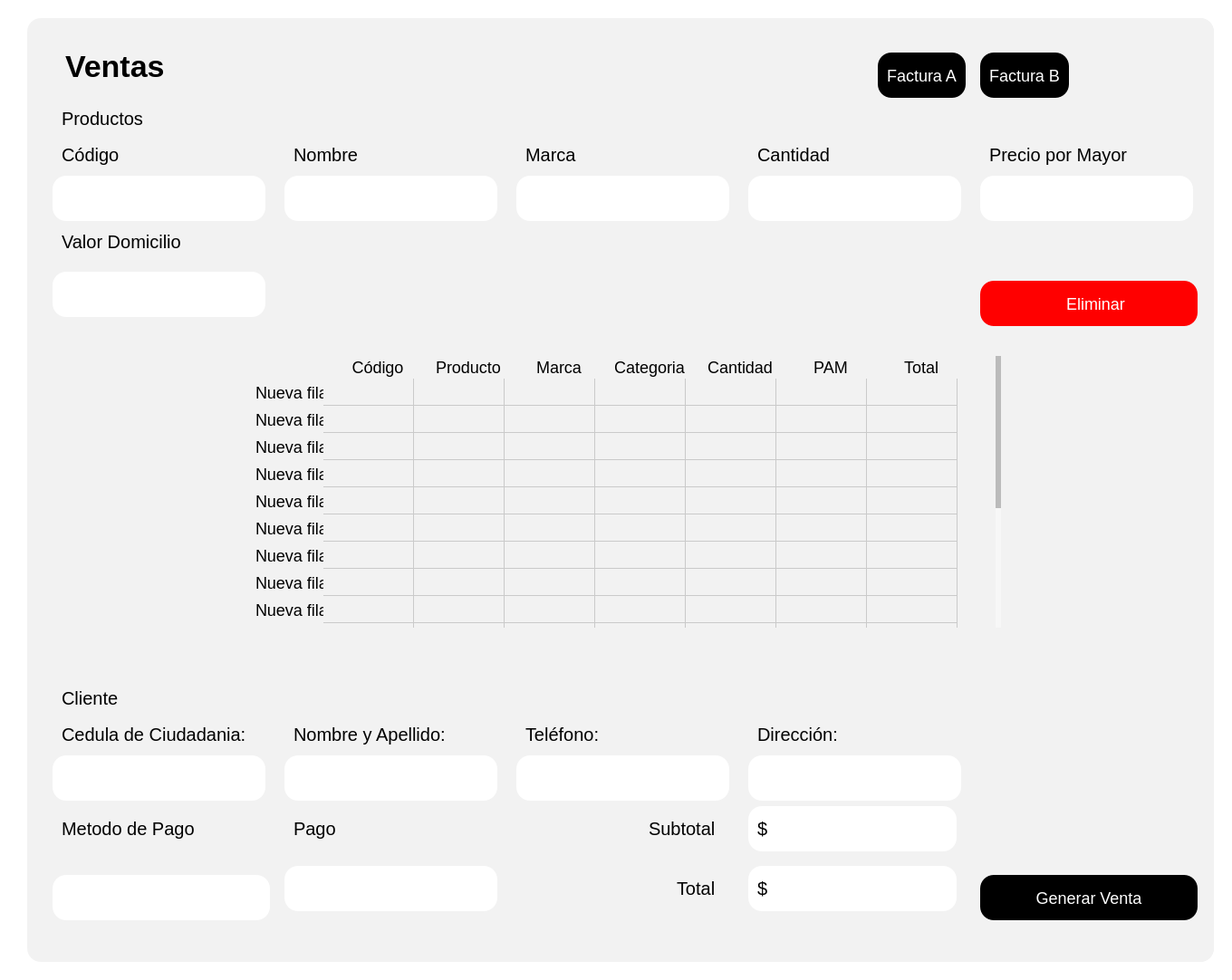
<?xml version="1.0" encoding="UTF-8"?>
<ui version="4.0">
 <class>Form</class>
 <widget class="QWidget" name="Form">
  <property name="geometry">
   <rect>
    <x>0</x>
    <y>0</y>
    <width>1358</width>
    <height>1082</height>
   </rect>
  </property>
  <property name="windowTitle">
   <string>Form</string>
  </property>
  <property name="styleSheet">
   <string notr="true">background-color: rgb(255, 255, 255);
</string>
  </property>
  <layout class="QHBoxLayout" name="horizontalLayout">
   <item>
    <widget class="QWidget" name="Contenedor" native="true">
     <property name="styleSheet">
      <string notr="true">
QPushButton {
    background-color: black; /* Fondo blanco */
    border: none; /* Sin borde ni decoración inicial */
    color:  white; /* Color del texto */
    border-radius: 15px; /* Bordes circulares */
    padding: 5px 10px; /* Espaciado interno para mejor apariencia */
	height: 40px; /* Altura del botón */
    text-align: center; /* Alinea el texto del botón a la izquierda */
    font-size: 18px; /* Tamaño de fuente */
	margin-top:20px;
}

QPushButton:hover {
    background-color: rgb(106, 106, 106); /* Gris claro al pasar el mouse */
    cursor: pointer; /* Cursor de mano al pasar sobre el botón */
}

QToolButton {
    background-color: white; /* Fondo blanco */
    border: none; /* Sin borde ni decoración inicial */
    color:  rgb(50, 50, 50); /* Color del texto */
    border-radius: 15px; /* Bordes circulares */
    padding: 5px 10px; /* Espaciado interno para mejor apariencia */
	height: 40px; /* Altura del botón */
    text-align: left; /* Alinea el texto del botón a la izquierda */
    font-size: 18px; /* Tamaño de fuente */
    cursor: pointer;
}

QToolButton:hover {
    background-color: #f2f2f2; /* Gris claro al pasar el mouse */
    cursor: pointer;
}
QLineEdit {
    background-color: rgb(255, 255, 255); /* Fondo blanco */
    border: none; /* Sin bordes visibles */
    padding: 4px; /* Espaciado interno entre el texto y los bordes */
    margin-right: 5px; /* Espaciado externo solo a la derecha */
    border-radius: 10px; /* Bordes redondeados */
    color: black; /* Texto negro */
    text-align: left; /* Texto alineado a la izquierda */
    font-size: 18px; /* Tamaño del texto */
}

/* Cuando el QLineEdit está enfocado (se está escribiendo) */
QLineEdit:focus {
    background-color: rgb(230, 230, 250); /* Color de fondo cuando el campo está activo */
    border: 1px solid rgb(0, 0, 0); /* Borde negro al estar activo */
}

QLabel {
    font-size: 20px; /* Tamaño de fuente */
    color:  black; /* Color del texto */
    margin-right: 10px; /* Espaciado a la derecha */
    padding: 5px; /* Espaciado interno */
    text-align: left; /* Alineación del texto a la izquierda */
}
QTableWidget {
    border: none;
    background-color: #ffffff; /* Fondo blanco para la tabla */
    box-shadow: 0 4px 8px rgba(0, 0, 0, 0.1); /* Sombra suave alrededor de la tabla */
}

QTableWidget::item {
    background-color: #f2f2f2; 
    border: none; 
    transition: background-color 0.3s ease; /* Suavizado de transición de color de fondo */
    pointer-events: none; /* Desactiva la interacción con las celdas (como editar) */
}

QTableWidget::item:selected {
    background-color: #aad4ff; /* Color azul claro para celdas seleccionadas */
    color: black; /* Texto negro para celdas seleccionadas */
}

QTableWidget::item:hover {
    background-color: #e6e6e6; /* Color de fondo al pasar el cursor sobre las celdas */
}

QHeaderView::section {
    border: none; 
    background-color: #f2f2f2; 
    font-weight: normal; /* No negritas */
    text-align: center; /* Centrado del texto en los encabezados */
    box-shadow: 0 2px 4px rgba(0, 0, 0, 0.1); /* Sombra suave para los encabezados */
}

QHeaderView::section:focus {
    background-color: #f2f2f2; /* Sin color de fondo cuando está en foco */
    border: none; /* Sin borde cuando está en foco */
}

QTableWidget::item:focus {
    border: none; /* Sin borde cuando las celdas tienen el foco */
    background-color: #f2f2f2; /* Mantener el fondo sin color azul */
}

QTableCornerButton::section {
    background-color: #f2f2f2; 
    border: none; 
}

QTableWidget::verticalHeader {
    background-color: #f2f2f2;
    border: none;
    font-weight: normal; /* No negritas */
}

QTableWidget::item:hover {
    background-color: #e6e6e6; /* Color de fondo al pasar el cursor sobre las celdas */
}

/* Personalización de la barra de desplazamiento */
QScrollBar:vertical {
    border: none;
    background: #f7f7f7; /* Fondo de la barra */
    width: 8px; /* Barra más delgada */
    border-radius: 4px; /* Bordes más redondeados */
}

QScrollBar::handle:vertical {
    background: #bbb; /* Fondo del control deslizante */
    min-height: 20px; /* Control deslizante más delgado */
    border-radius: 4px; /* Bordes redondeados */
    transition: background-color 0.3s ease; /* Transición suave para el cambio de color */
}

QScrollBar::handle:vertical:hover {
    background: #888; /* Color más oscuro cuando el control deslizante está siendo desplazado */
}

QScrollBar::add-line:vertical, QScrollBar::sub-line:vertical {
    border: none;
    background: #f2f2f2; /* Fondo para los botones de la barra */
    height: 0px; /* Sin altura para los botones */
}

QScrollBar:horizontal {
    border: none;
    background: #f7f7f7; /* Fondo de la barra */
    height: 8px; /* Barra más delgada */
    border-radius: 4px; /* Bordes más redondeados */
}

QScrollBar::handle:horizontal {
    background: #bbb; /* Fondo del control deslizante */
    min-width: 20px; /* Control deslizante más delgado */
    border-radius: 4px; /* Bordes redondeados */
    transition: background-color 0.3s ease; /* Transición suave para el cambio de color */
}

QScrollBar::handle:horizontal:hover {
    background: #888; /* Color más oscuro cuando el control deslizante está siendo desplazado */
}

QScrollBar::add-line:horizontal, QScrollBar::sub-line:horizontal {
    border: none;
    background: #f2f2f2; /* Fondo para los botones de la barra */
    width: 0px; /* Sin ancho para los botones */
}


</string>
     </property>
     <layout class="QHBoxLayout" name="horizontalLayout_2">
      <item>
       <widget class="QStackedWidget" name="Contenido">
        <property name="styleSheet">
         <string notr="true">margin-left:10px;
border-radius:15px;
background-color: #f2f2f2; 
</string>
        </property>
        <widget class="QWidget" name="ContenidoPage1">
         <layout class="QVBoxLayout" name="verticalLayout_2">
          <item>
           <widget class="QWidget" name="widget_3" native="true">
            <property name="styleSheet">
             <string notr="true"/>
            </property>
            <layout class="QGridLayout" name="gridLayout">
             <item row="0" column="0">
              <layout class="QGridLayout" name="gridLayout_2">
               <item row="3" column="1">
                <widget class="QLineEdit" name="InputNombre">
                 <property name="sizePolicy">
                  <sizepolicy hsizetype="Fixed" vsizetype="Fixed">
                   <horstretch>0</horstretch>
                   <verstretch>0</verstretch>
                  </sizepolicy>
                 </property>
                 <property name="minimumSize">
                  <size>
                   <width>250</width>
                   <height>50</height>
                  </size>
                 </property>
                 <property name="maximumSize">
                  <size>
                   <width>250</width>
                   <height>50</height>
                  </size>
                 </property>
                 <property name="styleSheet">
                  <string notr="true">background-color: rgb(255, 255, 255);</string>
                 </property>
                </widget>
               </item>
               <item row="2" column="0">
                <widget class="QLabel" name="label_3">
                 <property name="text">
                  <string>Código</string>
                 </property>
                </widget>
               </item>
               <item row="3" column="0">
                <widget class="QLineEdit" name="InputCodigo">
                 <property name="sizePolicy">
                  <sizepolicy hsizetype="Fixed" vsizetype="Fixed">
                   <horstretch>0</horstretch>
                   <verstretch>0</verstretch>
                  </sizepolicy>
                 </property>
                 <property name="minimumSize">
                  <size>
                   <width>250</width>
                   <height>50</height>
                  </size>
                 </property>
                 <property name="maximumSize">
                  <size>
                   <width>250</width>
                   <height>50</height>
                  </size>
                 </property>
                 <property name="styleSheet">
                  <string notr="true">background-color: rgb(255, 255, 255);</string>
                 </property>
                </widget>
               </item>
               <item row="2" column="2">
                <widget class="QLabel" name="label_6">
                 <property name="text">
                  <string>Marca</string>
                 </property>
                </widget>
               </item>
               <item row="2" column="5">
                <widget class="QLabel" name="label">
                 <property name="text">
                  <string>Precio por Mayor</string>
                 </property>
                </widget>
               </item>
               <item row="3" column="2">
                <widget class="QLineEdit" name="InputMarca">
                 <property name="sizePolicy">
                  <sizepolicy hsizetype="Fixed" vsizetype="Fixed">
                   <horstretch>0</horstretch>
                   <verstretch>0</verstretch>
                  </sizepolicy>
                 </property>
                 <property name="minimumSize">
                  <size>
                   <width>250</width>
                   <height>50</height>
                  </size>
                 </property>
                 <property name="maximumSize">
                  <size>
                   <width>250</width>
                   <height>50</height>
                  </size>
                 </property>
                 <property name="styleSheet">
                  <string notr="true">background-color: rgb(255, 255, 255);</string>
                 </property>
                </widget>
               </item>
               <item row="5" column="0">
                <widget class="QLineEdit" name="InputDomicilio">
                 <property name="sizePolicy">
                  <sizepolicy hsizetype="Fixed" vsizetype="Fixed">
                   <horstretch>0</horstretch>
                   <verstretch>0</verstretch>
                  </sizepolicy>
                 </property>
                 <property name="minimumSize">
                  <size>
                   <width>250</width>
                   <height>50</height>
                  </size>
                 </property>
                 <property name="maximumSize">
                  <size>
                   <width>250</width>
                   <height>50</height>
                  </size>
                 </property>
                 <property name="styleSheet">
                  <string notr="true">background-color: rgb(255, 255, 255);</string>
                 </property>
                </widget>
               </item>
               <item row="2" column="1">
                <widget class="QLabel" name="label_5">
                 <property name="text">
                  <string>Nombre</string>
                 </property>
                </widget>
               </item>
               <item row="3" column="3">
                <widget class="QLineEdit" name="InputCantidad">
                 <property name="sizePolicy">
                  <sizepolicy hsizetype="Fixed" vsizetype="Fixed">
                   <horstretch>0</horstretch>
                   <verstretch>0</verstretch>
                  </sizepolicy>
                 </property>
                 <property name="minimumSize">
                  <size>
                   <width>250</width>
                   <height>50</height>
                  </size>
                 </property>
                 <property name="maximumSize">
                  <size>
                   <width>250</width>
                   <height>50</height>
                  </size>
                 </property>
                 <property name="styleSheet">
                  <string notr="true">background-color: rgb(255, 255, 255);</string>
                 </property>
                </widget>
               </item>
               <item row="2" column="3">
                <widget class="QLabel" name="label_7">
                 <property name="text">
                  <string>Cantidad</string>
                 </property>
                </widget>
               </item>
               <item row="1" column="0">
                <widget class="QLabel" name="label_30">
                 <property name="text">
                  <string>Productos</string>
                 </property>
                </widget>
               </item>
               <item row="4" column="0">
                <widget class="QLabel" name="label_8">
                 <property name="text">
                  <string>Valor Domicilio</string>
                 </property>
                </widget>
               </item>
               <item row="0" column="0">
                <widget class="QLabel" name="LabelVentasA">
                 <property name="styleSheet">
                  <string notr="true">#LabelVentasA {
    font-weight: bold; /* Negrita */
    font-size: 34px; /* Tamaño de fuente */
}
</string>
                 </property>
                 <property name="text">
                  <string>Ventas</string>
                 </property>
                </widget>
               </item>
               <item row="3" column="5">
                <widget class="QLineEdit" name="InputPrecioMayor">
                 <property name="sizePolicy">
                  <sizepolicy hsizetype="Fixed" vsizetype="Fixed">
                   <horstretch>0</horstretch>
                   <verstretch>0</verstretch>
                  </sizepolicy>
                 </property>
                 <property name="minimumSize">
                  <size>
                   <width>250</width>
                   <height>50</height>
                  </size>
                 </property>
                 <property name="maximumSize">
                  <size>
                   <width>250</width>
                   <height>50</height>
                  </size>
                 </property>
                 <property name="styleSheet">
                  <string notr="true">background-color: rgb(255, 255, 255);</string>
                 </property>
                </widget>
               </item>
               <item row="0" column="3" alignment="Qt::AlignRight|Qt::AlignVCenter">
                <widget class="QPushButton" name="BtnFacturaA">
                 <property name="styleSheet">
                  <string notr="true">
QPushButton {
    background-color: black; /* Fondo blanco */
    border: none; /* Sin borde ni decoración inicial */
    color:  white; /* Color del texto */
    border-radius: 15px; /* Bordes circulares */
    padding: 5px 10px; /* Espaciado interno para mejor apariencia */
	height: 40px; /* Altura del botón */
    text-align: center; /* Alinea el texto del botón a la izquierda */
    font-size: 18px; /* Tamaño de fuente */
	margin-top:20px;
}

QPushButton:hover {
    background-color: rgb(106, 106, 106); /* Gris claro al pasar el mouse */
    cursor: pointer; /* Cursor de mano al pasar sobre el botón */
}</string>
                 </property>
                 <property name="text">
                  <string>Factura A</string>
                 </property>
                </widget>
               </item>
               <item row="0" column="5" alignment="Qt::AlignLeft|Qt::AlignVCenter">
                <widget class="QPushButton" name="BtnFacturaB">
                 <property name="styleSheet">
                  <string notr="true">
QPushButton {
    background-color: black; /* Fondo blanco */
    border: none; /* Sin borde ni decoración inicial */
    color:  white; /* Color del texto */
    border-radius: 15px; /* Bordes circulares */
    padding: 5px 10px; /* Espaciado interno para mejor apariencia */
	height: 40px; /* Altura del botón */
    text-align: center; /* Alinea el texto del botón a la izquierda */
    font-size: 18px; /* Tamaño de fuente */
	margin-top:20px;
}

QPushButton:hover {
    background-color: rgb(106, 106, 106); /* Gris claro al pasar el mouse */
    cursor: pointer; /* Cursor de mano al pasar sobre el botón */
}</string>
                 </property>
                 <property name="text">
                  <string>Factura B</string>
                 </property>
                </widget>
               </item>
               <item row="5" column="5">
                <widget class="QPushButton" name="BtnEliminar">
                 <property name="cursor">
                  <cursorShape>PointingHandCursor</cursorShape>
                 </property>
                 <property name="styleSheet">
                  <string notr="true">
QPushButton {
    background-color: red; /* Fondo blanco */
    border: none; /* Sin borde ni decoración inicial */
    color:  white; /* Color del texto */
    border-radius: 15px; /* Bordes circulares */
    padding: 5px 10px; /* Espaciado interno para mejor apariencia */
	height: 40px; /* Altura del botón */
    text-align: center; /* Alinea el texto del botón a la izquierda */
    font-size: 18px; /* Tamaño de fuente */
	margin-top:20px;
    cursor: pointer; /* Cursor de mano al pasar sobre el botón */
}

QPushButton:hover {
    background-color: rgb(106, 106, 106); /* Gris claro al pasar el mouse */
    cursor: pointer; /* Cursor de mano al pasar sobre el botón */
}</string>
                 </property>
                 <property name="text">
                  <string>   Eliminar</string>
                 </property>
                 <property name="icon">
                  <iconset>
                   <normaloff>../../assets/iconos/eliminar.png</normaloff>../../assets/iconos/eliminar.png</iconset>
                 </property>
                 <property name="iconSize">
                  <size>
                   <width>30</width>
                   <height>30</height>
                  </size>
                 </property>
                </widget>
               </item>
              </layout>
             </item>
            </layout>
           </widget>
          </item>
          <item>
           <widget class="QWidget" name="widget" native="true">
            <property name="styleSheet">
             <string notr="true"/>
            </property>
            <layout class="QVBoxLayout" name="verticalLayout_3">
             <item alignment="Qt::AlignHCenter|Qt::AlignVCenter">
              <widget class="QTableWidget" name="TablaVentaMayor">
               <property name="sizePolicy">
                <sizepolicy hsizetype="Fixed" vsizetype="Fixed">
                 <horstretch>0</horstretch>
                 <verstretch>0</verstretch>
                </sizepolicy>
               </property>
               <property name="minimumSize">
                <size>
                 <width>845</width>
                 <height>300</height>
                </size>
               </property>
               <property name="font">
                <font>
                 <family>MS Shell Dlg 2</family>
                 <pointsize>11</pointsize>
                 <weight>75</weight>
                 <bold>true</bold>
                </font>
               </property>
               <property name="styleSheet">
                <string notr="true">
QTableWidget {
    border: none;
    box-shadow: 0 4px 8px rgba(0, 0, 0, 0.1); /* Sombra suave alrededor de la tabla */
}

QTableWidget::item {
    background-color: #f2f2f2; 
    border: none; 
    font-size: 18px; /* Tamaño de letra */
    transition: background-color 0.3s ease; /* Suavizado de transición de color de fondo */
    pointer-events: none; /* Desactiva la interacción con las celdas (como editar) */
}

QTableWidget::item:selected {
    background-color: #aad4ff; /* Color azul claro para celdas seleccionadas */
    color: black; /* Texto negro para celdas seleccionadas */
}

QTableWidget::item:hover {
    background-color: #e6e6e6; /* Color de fondo al pasar el cursor sobre las celdas */
}

QHeaderView::section {
    border: none; 
    background-color: #f2f2f2; 
    font-size: 18px; /* Tamaño de letra */
    font-weight: normal; /* No negritas */
    text-align: center; /* Centrado del texto en los encabezados */
    box-shadow: 0 2px 4px rgba(0, 0, 0, 0.1); /* Sombra suave para los encabezados */
}

QHeaderView::section:focus {
    background-color: #f2f2f2; /* Sin color de fondo cuando está en foco */
    border: none; /* Sin borde cuando está en foco */
}

QTableWidget::item:focus {
    border: none; /* Sin borde cuando las celdas tienen el foco */
    background-color: #f2f2f2; /* Mantener el fondo sin color azul */
}

QTableCornerButton::section {
    background-color: #f2f2f2; 
    border: none; 
}

QTableWidget::verticalHeader {
    background-color: #f2f2f2;
    font-size: 23px;
    border: none;
    font-weight: normal; /* No negritas */
}

QTableWidget::item:hover {
    background-color: #e6e6e6; /* Color de fondo al pasar el cursor sobre las celdas */
}
/* Personalización de la barra de desplazamiento */
QScrollBar:vertical {
    border: none;
    background: #f7f7f7; /* Fondo de la barra */
    width: 8px; /* Barra más delgada */
    border-radius: 4px; /* Bordes más redondeados */
    margin: 0px 2px 0px 0px; /* Un pequeño margen para el desplazamiento */
}

QScrollBar::handle:vertical {
    background: #bbb; /* Fondo del control deslizante */
    min-height: 20px; /* Control deslizante más delgado */
    border-radius: 4px; /* Bordes redondeados */
    transition: background-color 0.3s ease; /* Transición suave para el cambio de color */
}

QScrollBar::handle:vertical:hover {
    background: #888; /* Color más oscuro cuando el control deslizante está siendo desplazado */
}

QScrollBar::add-line:vertical, QScrollBar::sub-line:vertical {
    border: none;
    background: #f2f2f2; /* Fondo para los botones de la barra */
    height: 0px; /* Sin altura para los botones */
}

QScrollBar:horizontal {
    border: none;
    background: #f7f7f7; /* Fondo de la barra */
    height: 8px; /* Barra más delgada */
    border-radius: 4px; /* Bordes más redondeados */
    margin: 0px 0px 2px 0px; /* Un pequeño margen para el desplazamiento */
}

QScrollBar::handle:horizontal {
    background: #bbb; /* Fondo del control deslizante */
    min-width: 20px; /* Control deslizante más delgado */
    border-radius: 4px; /* Bordes redondeados */
    transition: background-color 0.3s ease; /* Transición suave para el cambio de color */
}

QScrollBar::handle:horizontal:hover {
    background: #888; /* Color más oscuro cuando el control deslizante está siendo desplazado */
}
</string>
               </property>
               <row>
                <property name="text">
                 <string>Nueva fila</string>
                </property>
               </row>
               <row>
                <property name="text">
                 <string>Nueva fila</string>
                </property>
               </row>
               <row>
                <property name="text">
                 <string>Nueva fila</string>
                </property>
               </row>
               <row>
                <property name="text">
                 <string>Nueva fila</string>
                </property>
               </row>
               <row>
                <property name="text">
                 <string>Nueva fila</string>
                </property>
               </row>
               <row>
                <property name="text">
                 <string>Nueva fila</string>
                </property>
               </row>
               <row>
                <property name="text">
                 <string>Nueva fila</string>
                </property>
               </row>
               <row>
                <property name="text">
                 <string>Nueva fila</string>
                </property>
               </row>
               <row>
                <property name="text">
                 <string>Nueva fila</string>
                </property>
               </row>
               <row>
                <property name="text">
                 <string>Nueva fila</string>
                </property>
               </row>
               <row>
                <property name="text">
                 <string>Nueva fila</string>
                </property>
               </row>
               <row>
                <property name="text">
                 <string>Nueva fila</string>
                </property>
               </row>
               <row>
                <property name="text">
                 <string>Nueva fila</string>
                </property>
               </row>
               <row>
                <property name="text">
                 <string>Nueva fila</string>
                </property>
               </row>
               <row>
                <property name="text">
                 <string>New Row</string>
                </property>
               </row>
               <row>
                <property name="text">
                 <string>New Row</string>
                </property>
               </row>
               <column>
                <property name="text">
                 <string>Código</string>
                </property>
                <property name="font">
                 <font>
                  <kerning>false</kerning>
                 </font>
                </property>
                <property name="textAlignment">
                 <set>AlignCenter</set>
                </property>
               </column>
               <column>
                <property name="text">
                 <string>Producto</string>
                </property>
                <property name="textAlignment">
                 <set>AlignCenter</set>
                </property>
               </column>
               <column>
                <property name="text">
                 <string>Marca</string>
                </property>
                <property name="textAlignment">
                 <set>AlignCenter</set>
                </property>
               </column>
               <column>
                <property name="text">
                 <string>Categoria</string>
                </property>
                <property name="textAlignment">
                 <set>AlignCenter</set>
                </property>
               </column>
               <column>
                <property name="text">
                 <string>Cantidad</string>
                </property>
                <property name="textAlignment">
                 <set>AlignCenter</set>
                </property>
               </column>
               <column>
                <property name="text">
                 <string>PAM</string>
                </property>
                <property name="textAlignment">
                 <set>AlignCenter</set>
                </property>
               </column>
               <column>
                <property name="text">
                 <string>Total</string>
                </property>
                <property name="textAlignment">
                 <set>AlignCenter</set>
                </property>
               </column>
              </widget>
             </item>
            </layout>
           </widget>
          </item>
          <item alignment="Qt::AlignHCenter|Qt::AlignVCenter">
           <widget class="QWidget" name="widget_4" native="true">
            <property name="styleSheet">
             <string notr="true"/>
            </property>
            <layout class="QGridLayout" name="gridLayout_3">
             <item row="0" column="0">
              <layout class="QGridLayout" name="gridLayout_4">
               <item row="1" column="1">
                <widget class="QLabel" name="label_10">
                 <property name="text">
                  <string>Nombre y Apellido: </string>
                 </property>
                </widget>
               </item>
               <item row="2" column="5">
                <widget class="QLineEdit" name="InputPrecioUnitario_2">
                 <property name="sizePolicy">
                  <sizepolicy hsizetype="Fixed" vsizetype="Fixed">
                   <horstretch>0</horstretch>
                   <verstretch>0</verstretch>
                  </sizepolicy>
                 </property>
                 <property name="minimumSize">
                  <size>
                   <width>250</width>
                   <height>50</height>
                  </size>
                 </property>
                 <property name="maximumSize">
                  <size>
                   <width>250</width>
                   <height>50</height>
                  </size>
                 </property>
                 <property name="styleSheet">
                  <string notr="true"/>
                 </property>
                </widget>
               </item>
               <item row="2" column="3">
                <widget class="QLineEdit" name="InputDireccion">
                 <property name="sizePolicy">
                  <sizepolicy hsizetype="Fixed" vsizetype="Fixed">
                   <horstretch>0</horstretch>
                   <verstretch>0</verstretch>
                  </sizepolicy>
                 </property>
                 <property name="minimumSize">
                  <size>
                   <width>250</width>
                   <height>50</height>
                  </size>
                 </property>
                 <property name="maximumSize">
                  <size>
                   <width>250</width>
                   <height>50</height>
                  </size>
                 </property>
                 <property name="cursor">
                  <cursorShape>IBeamCursor</cursorShape>
                 </property>
                 <property name="styleSheet">
                  <string notr="true">background-color: rgb(255, 255, 255);</string>
                 </property>
                </widget>
               </item>
               <item row="3" column="3">
                <widget class="QLabel" name="LabelSubtotal">
                 <property name="sizePolicy">
                  <sizepolicy hsizetype="Fixed" vsizetype="Fixed">
                   <horstretch>0</horstretch>
                   <verstretch>0</verstretch>
                  </sizepolicy>
                 </property>
                 <property name="minimumSize">
                  <size>
                   <width>250</width>
                   <height>50</height>
                  </size>
                 </property>
                 <property name="maximumSize">
                  <size>
                   <width>250</width>
                   <height>50</height>
                  </size>
                 </property>
                 <property name="cursor">
                  <cursorShape>IBeamCursor</cursorShape>
                 </property>
                 <property name="styleSheet">
                  <string notr="true">background-color: rgb(255, 255, 255);
</string>
                 </property>
                 <property name="text">
                  <string>$</string>
                 </property>
                </widget>
               </item>
               <item row="1" column="2">
                <widget class="QLabel" name="label_9">
                 <property name="text">
                  <string>Teléfono:</string>
                 </property>
                </widget>
               </item>
               <item row="3" column="0">
                <widget class="QLabel" name="label_12">
                 <property name="text">
                  <string>Metodo de Pago</string>
                 </property>
                </widget>
               </item>
               <item row="2" column="0">
                <widget class="QLineEdit" name="InputCedula">
                 <property name="sizePolicy">
                  <sizepolicy hsizetype="Fixed" vsizetype="Fixed">
                   <horstretch>0</horstretch>
                   <verstretch>0</verstretch>
                  </sizepolicy>
                 </property>
                 <property name="minimumSize">
                  <size>
                   <width>250</width>
                   <height>50</height>
                  </size>
                 </property>
                 <property name="maximumSize">
                  <size>
                   <width>250</width>
                   <height>50</height>
                  </size>
                 </property>
                 <property name="styleSheet">
                  <string notr="true">background-color: rgb(255, 255, 255);</string>
                 </property>
                </widget>
               </item>
               <item row="4" column="5">
                <widget class="QPushButton" name="BtnGenerarVenta">
                 <property name="cursor">
                  <cursorShape>PointingHandCursor</cursorShape>
                 </property>
                 <property name="styleSheet">
                  <string notr="true">
QPushButton {
    background-color: black; /* Fondo blanco */
    border: none; /* Sin borde ni decoración inicial */
    color:  white; /* Color del texto */
    border-radius: 15px; /* Bordes circulares */
    padding: 5px 10px; /* Espaciado interno para mejor apariencia */
	height: 40px; /* Altura del botón */
    text-align: center; /* Alinea el texto del botón a la izquierda */
    font-size: 18px; /* Tamaño de fuente */
	margin-top:20px;
}

QPushButton:hover {
    background-color: rgb(106, 106, 106); /* Gris claro al pasar el mouse */
    cursor: pointer; /* Cursor de mano al pasar sobre el botón */
}</string>
                 </property>
                 <property name="text">
                  <string>Generar Venta</string>
                 </property>
                </widget>
               </item>
               <item row="2" column="2">
                <widget class="QLineEdit" name="InputTelefonoCli">
                 <property name="sizePolicy">
                  <sizepolicy hsizetype="Fixed" vsizetype="Fixed">
                   <horstretch>0</horstretch>
                   <verstretch>0</verstretch>
                  </sizepolicy>
                 </property>
                 <property name="minimumSize">
                  <size>
                   <width>250</width>
                   <height>50</height>
                  </size>
                 </property>
                 <property name="maximumSize">
                  <size>
                   <width>250</width>
                   <height>50</height>
                  </size>
                 </property>
                 <property name="styleSheet">
                  <string notr="true">background-color: rgb(255, 255, 255);</string>
                 </property>
                </widget>
               </item>
               <item row="3" column="2" alignment="Qt::AlignRight">
                <widget class="QLabel" name="label_14">
                 <property name="text">
                  <string>Subtotal</string>
                 </property>
                </widget>
               </item>
               <item row="0" column="0">
                <widget class="QLabel" name="label_31">
                 <property name="text">
                  <string>Cliente</string>
                 </property>
                </widget>
               </item>
               <item row="1" column="0">
                <widget class="QLabel" name="label_4">
                 <property name="text">
                  <string>Cedula de Ciudadania:</string>
                 </property>
                </widget>
               </item>
               <item row="1" column="3">
                <widget class="QLabel" name="label_11">
                 <property name="text">
                  <string>Dirección:</string>
                 </property>
                </widget>
               </item>
               <item row="2" column="1">
                <widget class="QLineEdit" name="InputNombreCli">
                 <property name="sizePolicy">
                  <sizepolicy hsizetype="Fixed" vsizetype="Fixed">
                   <horstretch>0</horstretch>
                   <verstretch>0</verstretch>
                  </sizepolicy>
                 </property>
                 <property name="minimumSize">
                  <size>
                   <width>250</width>
                   <height>50</height>
                  </size>
                 </property>
                 <property name="maximumSize">
                  <size>
                   <width>250</width>
                   <height>50</height>
                  </size>
                 </property>
                 <property name="styleSheet">
                  <string notr="true">background-color: rgb(255, 255, 255);</string>
                 </property>
                </widget>
               </item>
               <item row="3" column="1">
                <widget class="QLabel" name="label_13">
                 <property name="text">
                  <string>Pago</string>
                 </property>
                </widget>
               </item>
               <item row="4" column="3">
                <widget class="QLabel" name="LabelTotal">
                 <property name="sizePolicy">
                  <sizepolicy hsizetype="Fixed" vsizetype="Fixed">
                   <horstretch>0</horstretch>
                   <verstretch>0</verstretch>
                  </sizepolicy>
                 </property>
                 <property name="minimumSize">
                  <size>
                   <width>250</width>
                   <height>50</height>
                  </size>
                 </property>
                 <property name="maximumSize">
                  <size>
                   <width>250</width>
                   <height>50</height>
                  </size>
                 </property>
                 <property name="cursor">
                  <cursorShape>IBeamCursor</cursorShape>
                 </property>
                 <property name="styleSheet">
                  <string notr="true">background-color: rgb(255, 255, 255);</string>
                 </property>
                 <property name="text">
                  <string>$</string>
                 </property>
                </widget>
               </item>
               <item row="4" column="1">
                <widget class="QLineEdit" name="InputPago">
                 <property name="sizePolicy">
                  <sizepolicy hsizetype="Fixed" vsizetype="Fixed">
                   <horstretch>0</horstretch>
                   <verstretch>0</verstretch>
                  </sizepolicy>
                 </property>
                 <property name="minimumSize">
                  <size>
                   <width>250</width>
                   <height>50</height>
                  </size>
                 </property>
                 <property name="maximumSize">
                  <size>
                   <width>250</width>
                   <height>50</height>
                  </size>
                 </property>
                 <property name="styleSheet">
                  <string notr="true">background-color: rgb(255, 255, 255);</string>
                 </property>
                </widget>
               </item>
               <item row="4" column="2" alignment="Qt::AlignRight">
                <widget class="QLabel" name="label_15">
                 <property name="text">
                  <string>Total</string>
                 </property>
                </widget>
               </item>
               <item row="4" column="0">
                <widget class="QComboBox" name="MetodoPagoBox">
                 <property name="sizePolicy">
                  <sizepolicy hsizetype="Fixed" vsizetype="Fixed">
                   <horstretch>0</horstretch>
                   <verstretch>0</verstretch>
                  </sizepolicy>
                 </property>
                 <property name="minimumSize">
                  <size>
                   <width>250</width>
                   <height>50</height>
                  </size>
                 </property>
                 <property name="styleSheet">
                  <string notr="true">QComboBox {
    background-color: white; /* Fondo blanco */
    border: none; /* Sin borde */
    color: black; /* Color del texto */
    border-radius: 15px; /* Bordes redondeados */
    padding: 5px 10px; /* Espaciado interno */
    font-size: 18px; /* Tamaño de fuente */
    height: 40px; /* Altura del combo box */
    margin-top: 20px; /* Espaciado superior */
}

QComboBox::drop-down {
    background-color: transparent; /* Fondo transparente */
    border: none; /* Sin borde */
    width: 20px; /* Tamaño del botón */
    /* No se define la flecha, por lo que se elimina */
}

QComboBox:hover {
    cursor: pointer; /* Cursor de mano */
}

QComboBox QAbstractItemView {
    background-color: white; /* Fondo del menú desplegable */
    border: none; /* Sin borde */
    color: black; /* Color del texto en las opciones */
    selection-background-color: rgb(106, 106, 106); /* Fondo gris claro al seleccionar */
    selection-color: white; /* Texto blanco al seleccionar */
    border-radius: 10px; /* Bordes redondeados */
}

</string>
                 </property>
                </widget>
               </item>
              </layout>
             </item>
            </layout>
           </widget>
          </item>
         </layout>
        </widget>
       </widget>
      </item>
     </layout>
    </widget>
   </item>
  </layout>
 </widget>
 <resources/>
 <connections/>
</ui>
